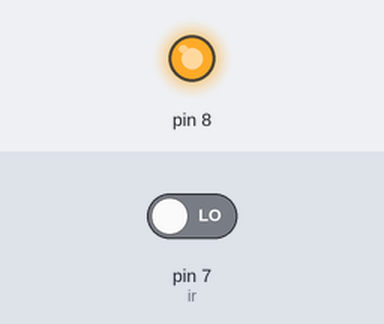
This sketch was run on a simulated Arduino Uno, built with avr-gcc and run on an emulated ATmega328P. Shown: output pins drawn as LEDs (lit = HIGH). The test bench sets the inputs (shaded band); at power-on: pin 7 (ir) LOW. What the sketch prints to the serial monitor is not drawn.

Above: at 1.2 s.
1.3 s: pin 7 (ir) driven HIGH
At 2.4 s:
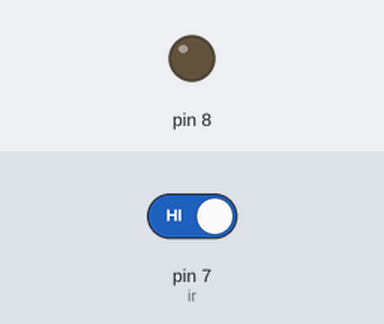
2.8 s: pin 7 (ir) driven LOW
At 3.6 s:
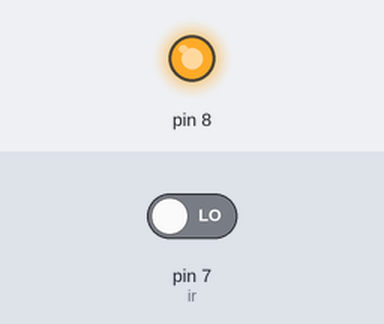
Timing chart, 0 to 5.8 s (numbered marks = the images above; inputs shaded):
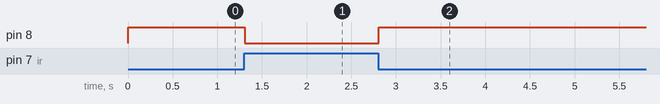

Measured:
- after the input at 1.3 s, pin 8: HIGH → LOW at once
- after the input at 2.8 s, pin 8: LOW → HIGH at once

The sketch:

irsensor.ino
```cpp
int ir=7;
int led=8;
int x;

void setup()
{
  Serial.begin(9600);
  pinMode(7,INPUT);
 pinMode(8,OUTPUT);

}

void loop()
{
x=digitalRead(ir);
Serial.println(x);

if(x==1)      //Sensor not activated
{
  digitalWrite(8,LOW);
}

else         //Sensor Activated[when x is 0]
{
  digitalWrite(8,HIGH);
}

}
```
